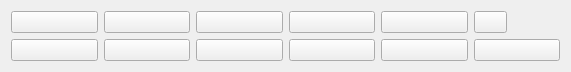
  <widget class="QWidget" name="layoutWidget">
   <property name="geometry">
    <rect>
     <x>740</x>
     <y>10</y>
     <width>571</width>
     <height>67</height>
    </rect>
   </property>
   <layout class="QGridLayout" name="gridLayout_3">
    <item row="0" column="0">
     <widget class="QPushButton" name="pushButton_first_rec">
      <property name="sizePolicy">
       <sizepolicy hsizetype="Expanding" vsizetype="Fixed">
        <horstretch>0</horstretch>
        <verstretch>0</verstretch>
       </sizepolicy>
      </property>
      <property name="toolTip">
       <string>First rec</string>
      </property>
      <property name="text">
       <string/>
      </property>
      <property name="icon">
       <iconset resource="../../resources/resources.qrc">
        <normaloff>:/icons/5_leftArrows.png</normaloff>:/icons/5_leftArrows.png</iconset>
      </property>
     </widget>
    </item>
    <item row="1" column="4">
     <widget class="QPushButton" name="pushButton_search_go">
      <property name="sizePolicy">
       <sizepolicy hsizetype="Expanding" vsizetype="Fixed">
        <horstretch>0</horstretch>
        <verstretch>0</verstretch>
       </sizepolicy>
      </property>
      <property name="font">
       <font>
        <pointsize>9</pointsize>
       </font>
      </property>
      <property name="toolTip">
       <string>search !!!</string>
      </property>
      <property name="text">
       <string/>
      </property>
      <property name="icon">
       <iconset resource="../../resources/resources.qrc">
        <normaloff>:/icons/search.png</normaloff>:/icons/search.png</iconset>
      </property>
     </widget>
    </item>
    <item row="0" column="2">
     <widget class="QPushButton" name="pushButton_next_rec">
      <property name="sizePolicy">
       <sizepolicy hsizetype="Expanding" vsizetype="Fixed">
        <horstretch>0</horstretch>
        <verstretch>0</verstretch>
       </sizepolicy>
      </property>
      <property name="toolTip">
       <string>Next rec</string>
      </property>
      <property name="text">
       <string/>
      </property>
      <property name="icon">
       <iconset resource="../../resources/resources.qrc">
        <normaloff>:/icons/6_rightArrow.png</normaloff>:/icons/6_rightArrow.png</iconset>
      </property>
     </widget>
    </item>
    <item row="0" column="1">
     <widget class="QPushButton" name="pushButton_prev_rec">
      <property name="sizePolicy">
       <sizepolicy hsizetype="Expanding" vsizetype="Fixed">
        <horstretch>0</horstretch>
        <verstretch>0</verstretch>
       </sizepolicy>
      </property>
      <property name="toolTip">
       <string>Prev rec</string>
      </property>
      <property name="text">
       <string/>
      </property>
      <property name="icon">
       <iconset resource="../../resources/resources.qrc">
        <normaloff>:/icons/4_leftArrow.png</normaloff>:/icons/4_leftArrow.png</iconset>
      </property>
     </widget>
    </item>
    <item row="0" column="5">
     <widget class="QPushButton" name="pushButton_export_excel">
      <property name="sizePolicy">
       <sizepolicy hsizetype="Fixed" vsizetype="Fixed">
        <horstretch>0</horstretch>
        <verstretch>0</verstretch>
       </sizepolicy>
      </property>
      <property name="maximumSize">
       <size>
        <width>33</width>
        <height>29</height>
       </size>
      </property>
      <property name="whatsThis">
       <string>&lt;html&gt;&lt;head/&gt;&lt;body&gt;&lt;p&gt;Export Excel&lt;/p&gt;&lt;/body&gt;&lt;/html&gt;</string>
      </property>
      <property name="text">
       <string/>
      </property>
      <property name="icon">
       <iconset resource="../../resources/resources.qrc">
        <normaloff>:/icons/excel-export.png</normaloff>:/icons/excel-export.png</iconset>
      </property>
      <property name="iconSize">
       <size>
        <width>30</width>
        <height>30</height>
       </size>
      </property>
     </widget>
    </item>
    <item row="1" column="0">
     <widget class="QPushButton" name="pushButton_new_rec">
      <property name="sizePolicy">
       <sizepolicy hsizetype="Expanding" vsizetype="Fixed">
        <horstretch>0</horstretch>
        <verstretch>0</verstretch>
       </sizepolicy>
      </property>
      <property name="font">
       <font>
        <pointsize>9</pointsize>
       </font>
      </property>
      <property name="toolTip">
       <string>New record</string>
      </property>
      <property name="text">
       <string/>
      </property>
      <property name="icon">
       <iconset resource="../../resources/resources.qrc">
        <normaloff>:/icons/newrec.png</normaloff>:/icons/newrec.png</iconset>
      </property>
     </widget>
    </item>
    <item row="0" column="4">
     <widget class="QPushButton" name="pushButton_view_all">
      <property name="sizePolicy">
       <sizepolicy hsizetype="Expanding" vsizetype="Fixed">
        <horstretch>0</horstretch>
        <verstretch>0</verstretch>
       </sizepolicy>
      </property>
      <property name="font">
       <font>
        <pointsize>9</pointsize>
       </font>
      </property>
      <property name="toolTip">
       <string>View alls records</string>
      </property>
      <property name="text">
       <string/>
      </property>
      <property name="icon">
       <iconset resource="../../resources/resources.qrc">
        <normaloff>:/icons/view_all.png</normaloff>:/icons/view_all.png</iconset>
      </property>
     </widget>
    </item>
    <item row="1" column="3">
     <widget class="QPushButton" name="pushButton_new_search">
      <property name="sizePolicy">
       <sizepolicy hsizetype="Expanding" vsizetype="Fixed">
        <horstretch>0</horstretch>
        <verstretch>0</verstretch>
       </sizepolicy>
      </property>
      <property name="font">
       <font>
        <pointsize>9</pointsize>
       </font>
      </property>
      <property name="toolTip">
       <string>new search</string>
      </property>
      <property name="text">
       <string/>
      </property>
      <property name="icon">
       <iconset resource="../../resources/resources.qrc">
        <normaloff>:/icons/new_search.png</normaloff>:/icons/new_search.png</iconset>
      </property>
     </widget>
    </item>
    <item row="1" column="1">
     <widget class="QPushButton" name="pushButton_save">
      <property name="sizePolicy">
       <sizepolicy hsizetype="Expanding" vsizetype="Fixed">
        <horstretch>0</horstretch>
        <verstretch>0</verstretch>
       </sizepolicy>
      </property>
      <property name="font">
       <font>
        <pointsize>9</pointsize>
       </font>
      </property>
      <property name="toolTip">
       <string>Save</string>
      </property>
      <property name="text">
       <string/>
      </property>
      <property name="icon">
       <iconset resource="../../resources/resources.qrc">
        <normaloff>:/icons/b_save.png</normaloff>:/icons/b_save.png</iconset>
      </property>
      <property name="autoDefault">
       <bool>false</bool>
      </property>
     </widget>
    </item>
    <item row="1" column="2">
     <widget class="QPushButton" name="pushButton_delete">
      <property name="enabled">
       <bool>true</bool>
      </property>
      <property name="sizePolicy">
       <sizepolicy hsizetype="Expanding" vsizetype="Fixed">
        <horstretch>0</horstretch>
        <verstretch>0</verstretch>
       </sizepolicy>
      </property>
      <property name="font">
       <font>
        <pointsize>9</pointsize>
       </font>
      </property>
      <property name="toolTip">
       <string>Delete record</string>
      </property>
      <property name="text">
       <string/>
      </property>
      <property name="icon">
       <iconset resource="../../resources/resources.qrc">
        <normaloff>:/icons/delete.png</normaloff>:/icons/delete.png</iconset>
      </property>
     </widget>
    </item>
    <item row="1" column="5">
     <widget class="QPushButton" name="pushButton_sort">
      <property name="sizePolicy">
       <sizepolicy hsizetype="Expanding" vsizetype="Fixed">
        <horstretch>0</horstretch>
        <verstretch>0</verstretch>
       </sizepolicy>
      </property>
      <property name="font">
       <font>
        <pointsize>9</pointsize>
       </font>
      </property>
      <property name="toolTip">
       <string>Order by</string>
      </property>
      <property name="text">
       <string/>
      </property>
      <property name="icon">
       <iconset resource="../../resources/resources.qrc">
        <normaloff>:/icons/sort.png</normaloff>:/icons/sort.png</iconset>
      </property>
     </widget>
    </item>
    <item row="0" column="3">
     <widget class="QPushButton" name="pushButton_last_rec">
      <property name="sizePolicy">
       <sizepolicy hsizetype="Expanding" vsizetype="Fixed">
        <horstretch>0</horstretch>
        <verstretch>0</verstretch>
       </sizepolicy>
      </property>
      <property name="toolTip">
       <string>Last rec</string>
      </property>
      <property name="text">
       <string/>
      </property>
      <property name="icon">
       <iconset resource="../../resources/resources.qrc">
        <normaloff>:/icons/7_rightArrows.png</normaloff>:/icons/7_rightArrows.png</iconset>
      </property>
     </widget>
    </item>
   </layout>
  </widget>
